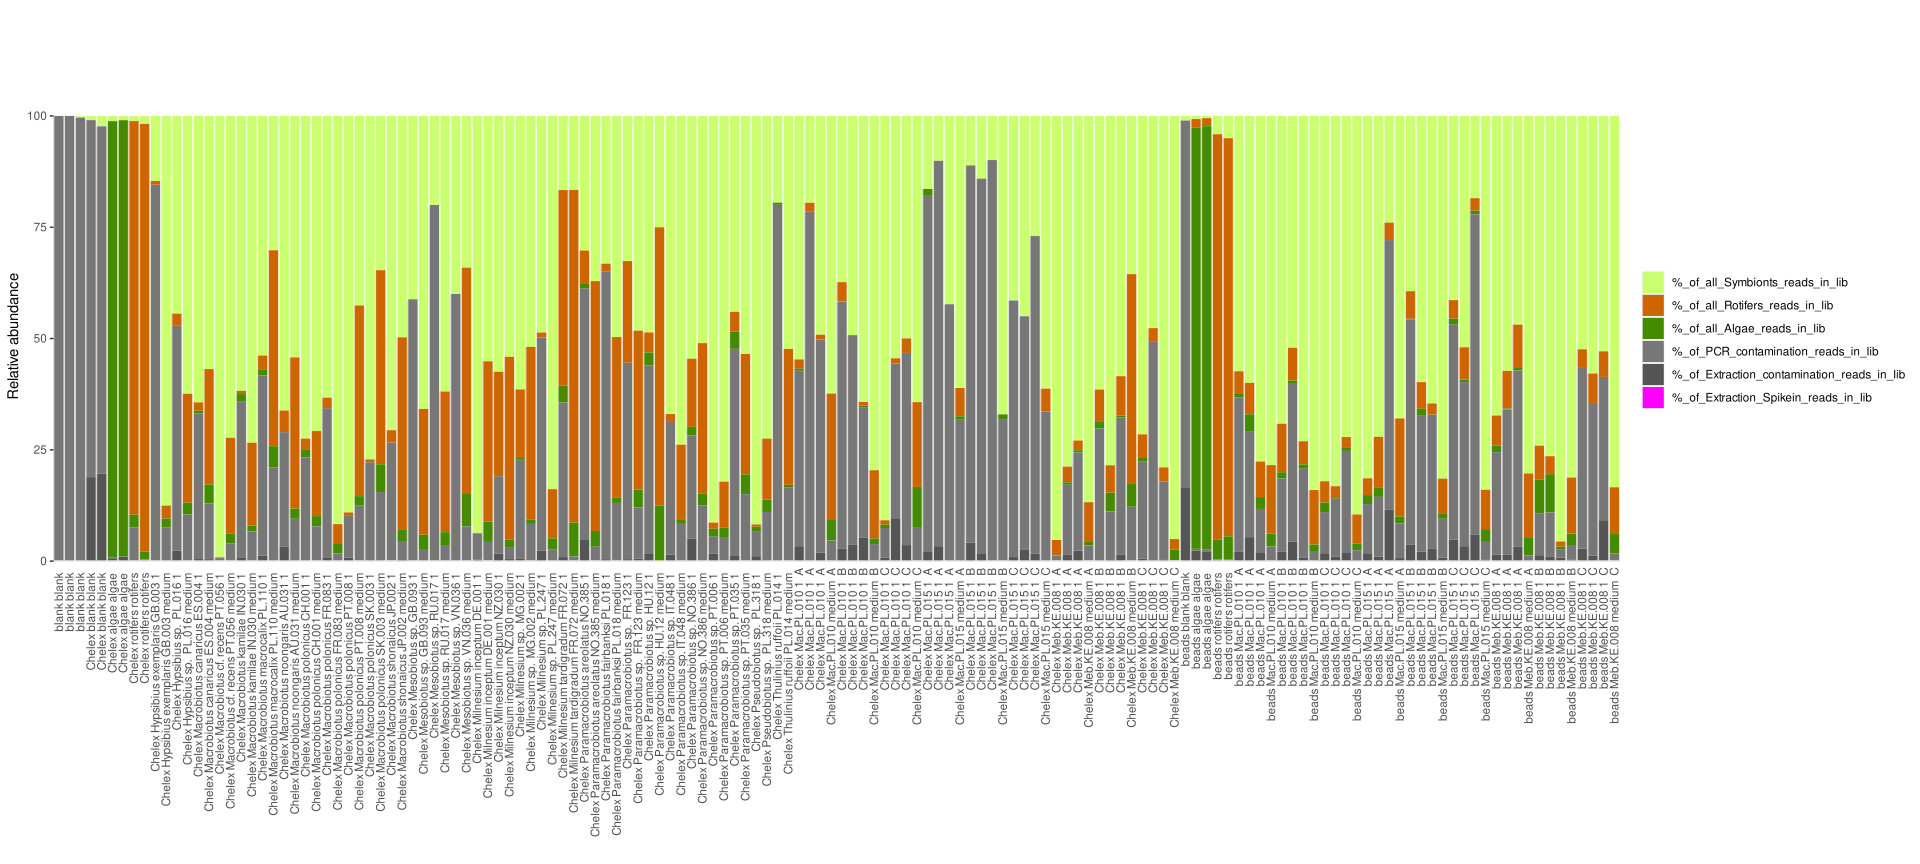

This chart was generated by the following R code:
library(reshape2)
library(ggplot2)

samples<- read.csv("../EXPERIMENT1/SAMPLES_EXPERIMENT1.csv",sep="\t", header=T)
Statistic_table<- read.csv("../EXPERIMENT1/Results/Statistics_table.txt",sep="\t",header=T,row.names=1)

percentages<-Statistic_table[c(12,22,21,13,14,17),  ] 
melted<-melt(t(percentages))

melted$REPLICATE<-t( samples[1, paste0(melted[,1])])


melted$EXTRACTION<-t( samples[2, paste0(melted[,1])])
melted$EXTRACTION[melted$EXTRACTION=="Chelex"]<-"1.Chelex"
melted$EXTRACTION[melted$EXTRACTION=="beads"]<-"2.SPRIbeads"
melted$SPECIES<-t( samples[3, paste0(melted[,1])])
melted$BLANK_TYPE<-t( samples[4, paste0(melted[,1])])
melted$N<-t( samples[5, paste0(melted[,1])])
melted$WASHED<-t( samples[6, paste0(melted[,1])])
melted$EXPERIMENT<-t( samples[9, paste0(melted[,1])])
melted$GENUS<-t( samples[10, paste0(melted[,1])])
melted$SAMPLE_NAME<-t( samples[11, paste0(melted[,1])])
melted$BLANK_TYPE[melted$BLANK_TYPE=="blank"]<-"0.blank"
melted$BLANK_TYPE[melted$BLANK_TYPE=="ludwik"]<-"1.ludwik"
melted$BLANK_TYPE[melted$BLANK_TYPE=="zywiec"]<-"1.zywiec"
melted$BLANK_TYPE[melted$BLANK_TYPE=="algae"]<-"2.algae"
melted$BLANK_TYPE[melted$BLANK_TYPE=="rotifers"]<-"3.algae"
melted$BLANK_TYPE[melted$BLANK_TYPE==""]<-"4.not_blank"
melted$SAMPLE<-melted[,1]
melted$WITH_REPLICATES<-melted$REPLICATE %in% c("A","B","C")
melted$NAME<-paste(melted$EXTRACTION, melted$SPECIES,melted$REPLICATE,melted$N)



COLORS<-c("darkolivegreen1","darkorange3","chartreuse4","#777777","#555555","#ff00ff")

THEME<-theme(panel.margin=unit(c(0), "lines"),  axis.ticks.x=element_blank(), panel.grid.major=element_blank(),panel.grid.minor=element_blank(),panel.border=element_rect(colour = "#ffffff", fill=NA, size=0.5), strip.background = element_blank(),axis.text.x = element_text(angle = 90, vjust = 0.5, hjust=1),strip.text   = element_text(size=0),legend.title=element_blank() )



dev.new()
svg("EXPERIMENT_1_contamination_plot.svg",width=20,height=9)

ggplot( melted, aes(x=SAMPLE_NAME,y=value,fill=Var2) )+geom_bar(stat="identity",position="stack", width=2)+ theme(panel.border = element_blank() ,panel.background = element_blank() )+facet_grid(~EXTRACTION+WITH_REPLICATES+BLANK_TYPE+GENUS+SPECIES+REPLICATE+N+SAMPLE, scales = "free", space = "free")+THEME+ scale_y_continuous(limits = c(0,101), expand = c(0, 0))+scale_fill_manual(values=COLORS)+xlab("")+ylab("Relative abundance")
dev.off()


